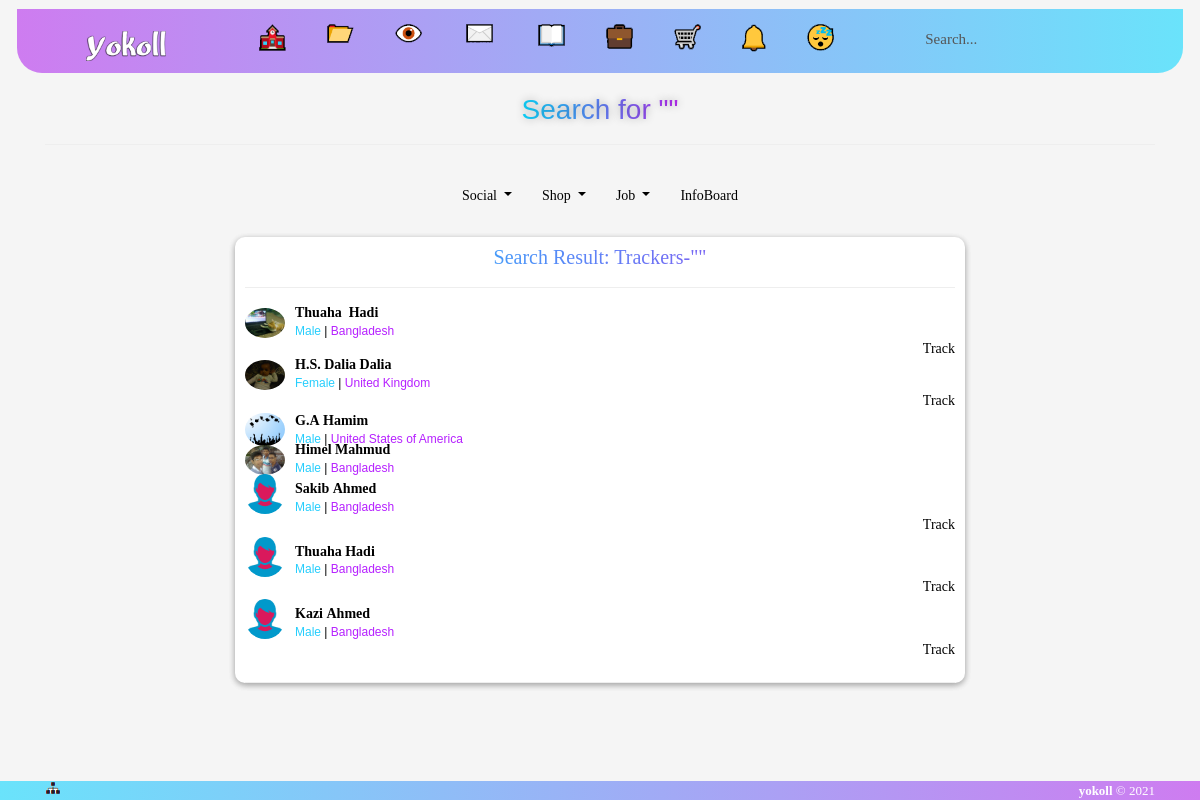
Page /kujaiyar_gau.php (signed in) on the committed database.
### tables this page shows
CREATE TABLE IF NOT EXISTS `members` (
`id` int(225) NOT NULL,
  `fname` varchar(100) NOT NULL,
  `lname` varchar(100) NOT NULL,
  `user` varchar(25) NOT NULL,
  `email` varchar(100) NOT NULL,
  `password` varchar(50) NOT NULL,
  `gender` varchar(100) NOT NULL,
  `address` varchar(300) NOT NULL,
  `city` varchar(100) NOT NULL,
  `country` varchar(50) NOT NULL,
  `contact` varchar(15) NOT NULL,
  `bday` varchar(100) NOT NULL,
  `profilepic` varchar(500) NOT NULL,
  `coverphoto` varchar(500) NOT NULL,
  `bio` varchar(250) NOT NULL,
  `experiences` varchar(200) NOT NULL,
  `primary_school` varchar(100) NOT NULL,
  `high_school` varchar(100) NOT NULL,
  `college` varchar(100) NOT NULL,
  `graduation_college` varchar(100) NOT NULL,
  `work` varchar(100) NOT NULL,
  `art_and_enter` varchar(200) NOT NULL,
  `home_address` varchar(100) NOT NULL,
  `home_city` varchar(100) NOT NULL,
  `home_country` varchar(100) NOT NULL,
  `home_contact` varchar(15) NOT NULL,
  `office_contact` varchar(15) NOT NULL,
  `sub_email` varchar(50) NOT NULL,
  `link` varchar(500) NOT NULL,
  `verified` varchar(200) NOT NULL,
  `real_time` datetime NOT NULL,
  `join_time` varchar(50) NOT NULL,
  `update_time` varchar(25) NOT NULL,
  `security_que` varchar(500) NOT NULL,
  `security_ans` text NOT NULL,
  `search_name` varchar(500) NOT NULL
);

### kujaiyar_gau.php (the view, shortened to what this page needs)
<?php include 'bin/access/social/header.php';?>
<div class="container">
    <div align="center">
    <font class="name-font">Search for "<?php echo $_SESSION['search'];?>"</font>
        </div><hr/>
<nav class="navbar">
    <ul class="nav">
      <li class="dropdown">
        <a class="dropdown-toggle" data-toggle="dropdown" href="#">Social
        </a>
      </li>
      <li class="dropdown">
        <a class="dropdown-toggle" data-toggle="dropdown" href="#">Shop
        </a>
      </li>
       <li class="dropdown">
        <a class="dropdown-toggle" data-toggle="dropdown" href="#">Job
        </a>
      </li>
      <li><a href="#">InfoBoard</a></li>
    </ul>
</nav>
  <div class="row">
       <div class="col-md-2"></div>
              <div class="col-md-8">
              <div class="tracker_list">
             <div class="Right_h" align="center"><b>Search Result: Trackers-"<?php echo $_SESSION['search'];?>"</b></div><hr/>
          <?php
                  $q=$_SESSION['search'];
			   $hamim8 = mysql_query("SELECT * FROM members where search_name like '%$q%' or fname like '%$q%' or lname like '%$q%' or user like '%$q%' or email like '%$q%' or contact like '%$q%' or sub_email like '%$q%' order by id");
while($tuhan9 = mysql_fetch_array($hamim8))
  {
	  ?>
<img class="img-circle" src="http://localhost/social/<?php echo $tuhan9["profilepic"] ;?>" height="40px" width="40px">
          <div class="right_user">
        <strong><a href="http://localhost/social/user/<?php echo $tuhan9["user"];?>"><?php echo $tuhan9['fname'] . '&nbsp;'.$tuhan9['lname'] .'&nbsp;'.$tuhan9['verified'];?></a></strong></div>
        <div class="right_info">
        <font color="#27cefd"><?php echo $tuhan9["gender"];?></font>&nbsp;|&nbsp;<font color="#b621ff"><?php echo $tuhan9["country"];?></font>
        </div>
         <?php
					$commentid=$tuhan9["user"];
					$rrr=$_SESSION['SESS_MEMBER_ID'];
								$qry="SELECT * FROM friends WHERE addedby = '$rrr' AND requested = '$commentid' AND status='accepted'";
						$result=mysql_query($qry);
							if(mysql_num_rows($result) > 0) {?>
							<?php
							}else {
								?>
           <div align="right">
            <a href="http://localhost/social/tracker/list/addnew/<?php echo $tuhan9["user"];?>" title="Click to track this person">
							Track
                            </a>
                            </div>
                              <?php
							}
						?>
		<?php
				  }
				  ?>
              <hr/>
              </div>
              </div>
     <div class="col-md-2"></div>
    </div>
</div>
<?php include 'bin/access/index/footer.php';?>

### bin/access/css/yokoll.css (style rules this page uses)
body,html,.row-offcanvas { height:100%; }
body { padding-top: 0px; }
.name-font { font-size: 28px; background: linear-gradient(to right, rgba(13, 215, 255,10.0) , rgba(180, 43, 237,10.0)); -webkit-background-clip: text; -webkit-text-fill-color: transparent; text-shadow: 0px 0px 8px rgba(0, 0, 0,.3); }
.Right_h { font-size: 20px; font-family:Cambria, "Hoefler Text", "Liberation Serif", Times, "Times New Roman", serif; background: linear-gradient(to right, rgba(13, 215, 255,10.0) , rgba(180, 43, 237,10.0)); -webkit-background-clip: text; -webkit-text-fill-color: transparent; margin-bottom:10px; }
.right_user { margin: -40px 0px 0px 50px; }
.right_info { font-size: 12px; margin: 0px 0px 0px 50px; }
.tracker_list { width:100% auto; box-shadow: 0 2px 6px 0 rgba(0, 0, 0, 0.2), 0 2px 6px 0 rgba(0, 0, 0, 0.19); margin-bottom:15px; padding:10px 10px 0px 10px; border-radius:10px; background-color:#FFFFFF; }

### bin/access/css/chat-aria.css (style rules this page uses)
html, body, div, span, applet, object, iframe, h1, h2, h3, h4, h5, h6, p, blockquote, pre, a, abbr, acronym, address, big, cite, code, del, dfn, em, img, ins, kbd, q, s, samp, small, strike, strong, sub, sup, tt, var, b, u, i, center, dl, dt, dd, ol, ul, li, fieldset, form, label, legend, table, caption, tbody, tfoot, thead, tr, th, td, article, aside, canvas, details, embed, figure, figcaption, footer, header, hgroup, menu, nav, output, ruby, section, summary, time, mark, audio, video { margin: 0; padding: 0; border: 0; font-size: 100%; font: inherit; vertical-align: baseline; }
article, aside, details, figcaption, figure, footer, header, hgroup, menu, nav, section { display: block; }
body { line-height: 1; }
ol, ul { list-style: none; }
html { width: 100%; }
body { width: 100%; color:#FFFFFF; }
@media (min-width: 768px) { body { font-size: 16px; } }
a { text-decoration: none; }
strong { font-weight: 600; }
img { max-width: 100%; height: auto; }
* { box-sizing: border-box; }

### bin/access/css/main.css (style rules this page uses)
* { margin: 0px; padding: 0px; box-sizing: border-box; }
body, html { height: 100%; font-family: Poppins-Regular, sans-serif; color: #000000; }
a { font-family: Poppins-Regular; font-size: 14px; line-height: 1.7; color: #000000; margin: 0px; transition: all 0.4s; -webkit-transition: all 0.4s; -o-transition: all 0.4s; -moz-transition: all 0.4s; }
ul, li { margin: 0px; list-style-type: none; }

### rows in the picture
members: profilepic (picture), fname "Thuaha", lname "Hadi", gender "Male", country "Bangladesh"
members: profilepic (picture), fname "H.S. Dalia", lname "Dalia", gender "Female", country "United Kingdom"
members: profilepic (picture), fname "G.A", lname "Hamim", gender "Male", country "United States of America"
members: profilepic (picture), fname "Himel", lname "Mahmud", gender "Male", country "Bangladesh"
members: profilepic (placeholder picture), fname "Sakib", lname "Ahmed", gender "Male", country "Bangladesh"
members: profilepic (placeholder picture), fname "Thuaha", lname "Hadi", gender "Male", country "Bangladesh"
members: profilepic (placeholder picture), fname "Kazi", lname "Ahmed", gender "Male", country "Bangladesh"
